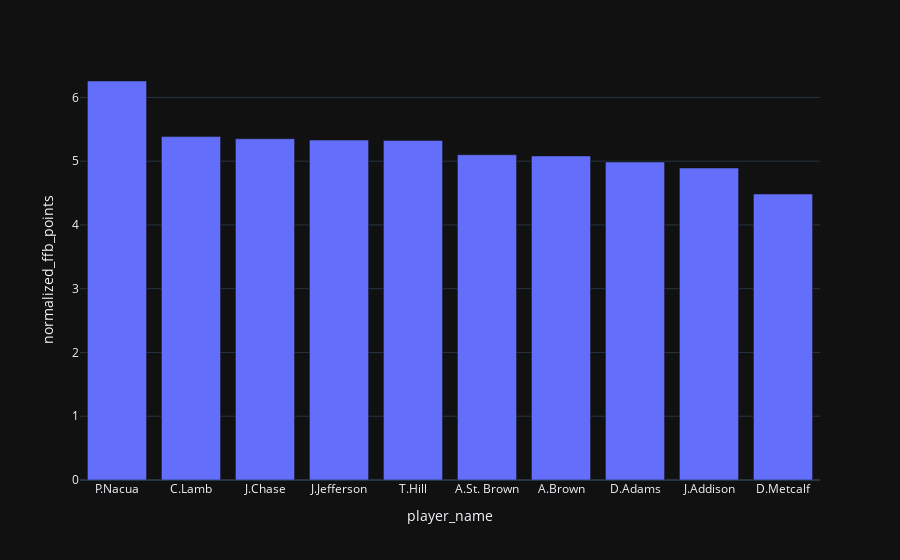

The notebook cell this image was saved under:
### Code cell
fig = px.bar(normalize[normalize['position'] == 'WR'].sort_values(by='normalized_ffb_points', ascending=False).head(10), x='player_name', y='normalized_ffb_points')
display(fig.show())

### Figure 1 — Plotly figure (JSON) as saved in the notebook; plotly's stock layout.template omitted (floating-point values rounded to 4 significant figures)
{"data": [{"alignmentgroup": "True", "hovertemplate": "player_name=%{x}<br>normalized_ffb_points=%{y}<extra></extra>", "legendgroup": "", "marker": {"color": "#636efa", "pattern": {"shape": ""}}, "name": "", "offsetgroup": "", "orientation": "v", "showlegend": false, "textposition": "auto", "x": ["P.Nacua", "C.Lamb", "J.Chase", "J.Jefferson", "T.Hill", "A.St. Brown", "A.Brown", "D.Adams", "J.Addison", "D.Metcalf"], "xaxis": "x", "y": [6.257, 5.385, 5.352, 5.331, 5.326, 5.101, 5.082, 4.987, 4.893, 4.485], "yaxis": "y", "type": "bar"}], "layout": {"xaxis": {"anchor": "y", "domain": [0.0, 1.0], "title": {"text": "player_name"}}, "yaxis": {"anchor": "x", "domain": [0.0, 1.0], "title": {"text": "normalized_ffb_points"}}, "legend": {"tracegroupgap": 0}, "margin": {"t": 60}, "barmode": "relative"}}
